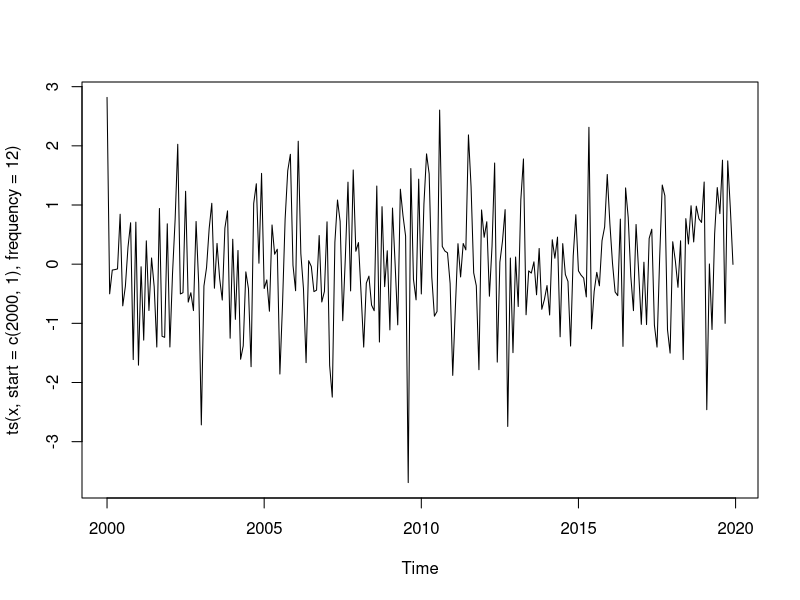
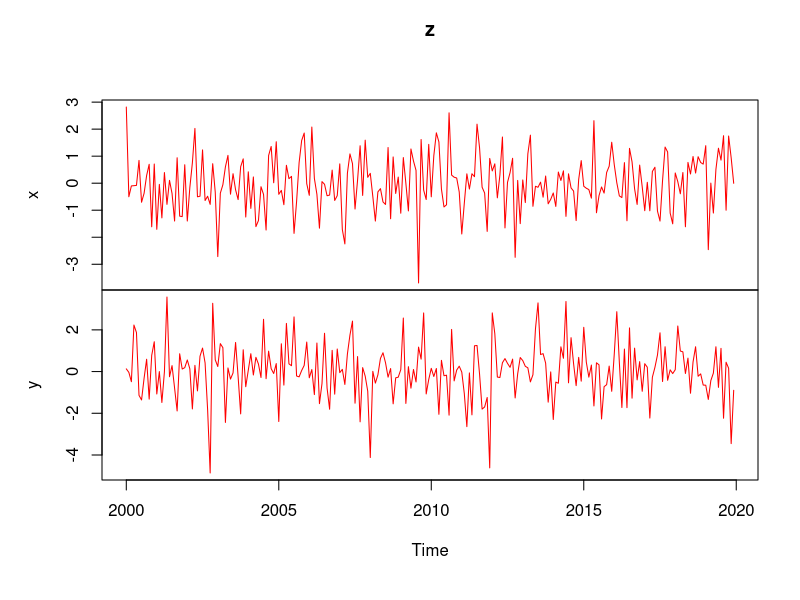
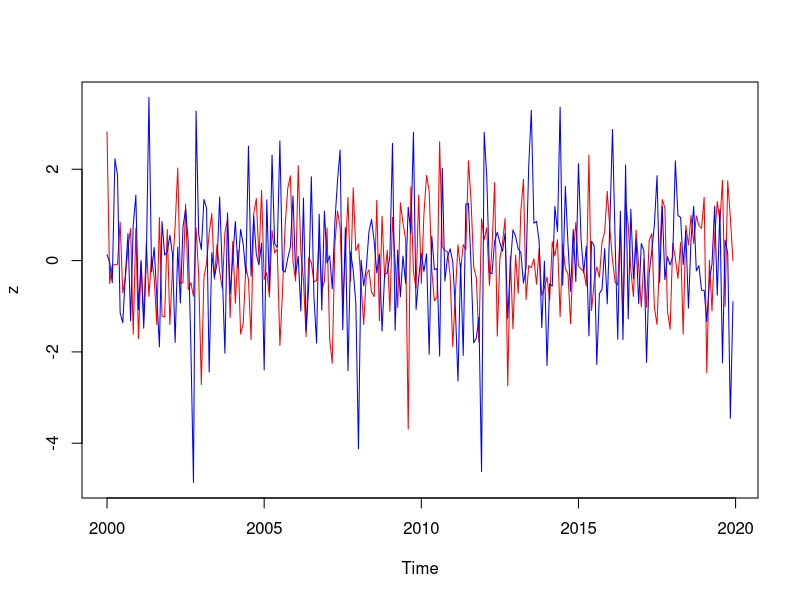

Recreate these plots in R, in order. (Note: this script raises an error after producing the figures.)
### 
### 第12講 サンプルコード
###

## 基本的なplotの使い方
x <- rnorm(240) # 正規分布のホワイトノイズ
plot(ts(x, start=c(2000,1), frequency=12)) # 2000年からの毎月のデータを想定
## 複数の系列を表示する場合
y <- rt(240,df=4) # t-分布のホワイトノイズ
z <- ts(data.frame(x,y),
	start=c(2000,1), frequency=12) 
plot(z, col="red") # 指定しなければ個別にグラフを描画
plot(z, plot.type="single", col=c("red","blue"))

### 
### 練習問題 基本的な時系列モデル
### 

Tmax <- 200 # 時系列の長さ t=1,..,Tmax
K <- 5 # 生成する時系列の数

## 系列を異なる色で表示するための準備
## 右下ペインの package タブから RColorBrewer をインストール
## install.packages("RColorBrewer") 
myCol <- brewer.pal(K,"Dark2") # 暗めの色合いのパレットを利用
## 色合いの例は関数 display.brewer.all()
## myCol <- rainbow(K) # いわゆるレインボーカラーを使う場合
## 黄色などが見えにくい場合もあるので，スライドなどに使う場合は注意が必要

## set.seed(123) # 必要なら乱数のシードを指定する
## ホワイトノイズの生成と図示
x <- ts(rnorm(Tmax, sd=2)) # 分散4=標準偏差2
plot(x)
## x <- ts(rt(n, df=4)) # 正規分布ではなく，例えば自由度4のt分布の場合

## 複数の系列を表示
plot(x=ts(1:Tmax),
     ylim=c(-5,5), ylab="value", # yの範囲は適宜調整すること
     main=expression(X[t] == epsilon[t]), # 数式で表示
     type="n") # 枠だけ作図
for(i in 1:K) {
    x <- ts(rnorm(Tmax, sd=2))
    lines(x, col=myCol[i])
}

## データフレーム化して表示する場合
z <- ts(replicate(K, # K回以下の関数を実行する
                  rnorm(Tmax, sd=2)))
## 個別に作図
plot(x=z, # 既定値は plot.type="multiple"
     ylab="value", col="blue",
     main=expression(X[t] == epsilon[t]))

## まとめて一枚
plot(x=z, plot.type="single",
     ylab="value", col=myCol,
     main=expression(X[t] == epsilon[t]))

### トレンドのあるホワイトノイズ
x <- ts(rnorm(Tmax, sd=2) -1 + 0.05*(1:Tmax))
plot(x)

## 複数の系列を表示
z <- ts(replicate(K,
                  rnorm(Tmax, sd=2) -1 + 0.05*(1:Tmax)))
plot(x=z, plot.type="single",
     ylab="value", col=myCol,
     main=expression(X[t] == -1 + 0.05 * t + epsilon[t]))

### ランダムウォーク
## 定義に則ってrecursiveに計算する
x <- ts(rnorm(Tmax, sd=2)) # はじめは epslion が入っている
for(t in 2:Tmax) {
    x[t] <- x[t-1] + x[t] # 順に足し合わせていく
}
plot(x)

## 同じ演算をする関数が用意されている
x <- ts(cumsum(rnorm(Tmax, sd=2))) # 逐次的に加算を行う関数
plot(x)
## 書き方はいろいろあるので考えてみて下さい

## 複数の系列を表示
z <- ts(replicate(K,
                  cumsum(rnorm(Tmax, sd=2))))
plot(x=z, plot.type="single",
     ylab="value", col=myCol,
     main=expression(X[t] == X[t-1] + epsilon[t]))

###
### 練習問題 より一般の時系列モデル
###

## 設定は前の練習問題と同じ
Tmax <- 200 # 時系列の長さ t=1,..,Tmax
K <- 5 # 生成する時系列の数
myCol <- brewer.pal(K,"Dark2") 
## 書き方は以下に示したもの以外にもいろいろあるので考えてみて下さい

### AR(2)モデルのシミュレーション
a <- c(0.67, 0.26) # ARの係数
epsilon <- rnorm(Tmax) # epsilonを生成
x <- double(Tmax)      # 変数を用意
x[1:2] <- epsilon[1:2] # 初期値は(epsilon1, epsilon2)
for(t in 3:Tmax) {
    x[t] <- a %*% x[t-1:2] + epsilon[t] # %*% はベクトルの内積計算
}
plot(ts(x)) # 時系列classに変換して表示

## 複数の系列を表示
myAR <- function(a, epsilon){ # 以下に一連の手続きを記述して関数化しておく
    p <- length(a) # 次数pを取得
    Tmax <- length(epsilon) # 時系列の長さを取得
    x <- double(Tmax)      # 変数を用意
    x[1:p] <- epsilon[1:p] # 初期値は(epsilon1,...)
    for(t in (p+1):Tmax) {
        x[t] <- a %*% x[t-1:p] + epsilon[t]
    }
    return(x) # 計算結果のxを返す
}
## 使い方は a と epsilon(ホワイトノイズ)を指定する
x <- myAR(a=c(0.6, 0.3, 0.1), epsilon=rnorm(100))
plot(ts(x))
## 関数の引数として Tmax を指定する方法もあるが
## 様々なホワイトノイズを試したい場合もあるのでそれを指定するように定義しておく

## データフレームを作成して表示
df.ar <- ts(replicate(K, myAR(a=a, epsilon=rnorm(Tmax))))
plot(x=df.ar, plot.type="single",
     ylab="value", col=myCol,
     main="AR(2)")

### MA(2)モデルのシミュレーション
b <- c(0.44, 0.08) # MAの係数
epsilon <- rnorm(Tmax)
x <- ts(double(Tmax))
x[1:2] <- epsilon[1:2]   
for(t in 3:Tmax) {
    x[t] <- b %*% epsilon[t-1:2] + epsilon[t]
}
plot(ts(x))

## 複数の系列を表示
myMA <- function(b, epsilon){
    q <- length(b) # 次数qを取得
    Tmax <- length(epsilon) # 時系列の長さを取得
    x <- double(Tmax)
    x[1:q] <- epsilon[1:q]   
    for(t in (q+1):Tmax) {
        x[t] <- b %*% epsilon[t-1:q] + epsilon[t]
    }
    return(x)
}
df.ma <- ts(replicate(K, myMA(b=b, epsilon=rnorm(Tmax))))
plot(x=df.ma, plot.type="single",
     ylab="value", col=myCol,
     main="MA(2)")

### ARMA(2,1)モデルのシミュレーション
a <- c(0.8, -0.64) # ARの係数
b <- -0.5          # MAの係数
epsilon <- rnorm(Tmax)
x <- double(Tmax)
x[1:2] <- epsilon[1:2]
for(t in 3:Tmax) {
    x[t] <- a %*% x[t-1:2] + b %*% epsilon[t-1] + epsilon[t]
    ## bは1次元なのでこの問題では b*epsilon でも可
}
plot(ts(x))

## 複数の系列を表示
myARMA <- function(a, b, epsilon){
    p <- length(a)
    q <- length(b)
    r <- max(p,q)
    Tmax <- length(epsilon) # 時系列の長さを取得
    x <- double(Tmax)
    x[1:r] <- epsilon[1:r]
    for(t in (r+1):Tmax) {
        x[t] <- a %*% x[t-1:p] + b %*% epsilon[t-1:q] + epsilon[t]
    }
    return(x)
}
df.arma <- ts(replicate(K, myARMA(a=a, b=b, epsilon=rnorm(Tmax))))
plot(x=df.arma, plot.type="single",
     ylab="value", col=myCol,
     main="ARMA(2,1)")
## 関数 filter や arima.sim などを利用することもできる

### 
### 練習問題 自己相関
### 

K <- 4 # 表示する時系列の数 (4つを並べて比較する)
## myCol K=5 で作ったものをそのまま利用，別途作成してもよい

### AR(2)モデルの自己相関
orgpar <- par(mfrow=c(2,2)) # グラフを2x2(行方向の順)に並べる
for(i in 1:K) {
    acf(df.ar[,i], col=myCol[i], main=paste("AR series",i))
}
par(orgpar) # もとのparの内容に戻す

### MA(2)モデルの自己相関
orgpar <- par(mfrow=c(2,2))
for(i in 1:K) {
    acf(df.ma[,i], col=myCol[i], main=paste("MA series",i))
}
par(orgpar) # もとのparの内容に戻す

### ARMA(2,1)モデルの自己相関
orgpar <- par(mfrow=c(2,2))
for(i in 1:K) {
    acf(df.arma[,i], col=myCol[i], main=paste("ARMA series",i))
}
par(orgpar) # もとのparの内容に戻す
